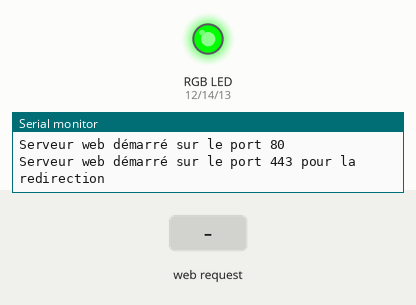
Simulated run of this sketch. Board: ESP8266 (NodeMCU). Parts: an RGB LED mixed from three pins (HIGH = lit), the last lines printed to the serial monitor. The test bench sets the inputs (shaded band). Dim RGB values are drawn brighter than linear; WiFi joins after 1.5 s; servers stay silent unless stated; random numbers use the default seed unless the sketch sets one.

Above: at 2.8 s.
2.9 s: HTTP request GET /fireplace received
At 2.96 s:
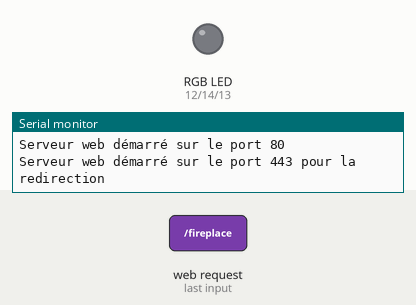
5.9 s: HTTP request GET /setColor?color=120 received
At 6.5 s:
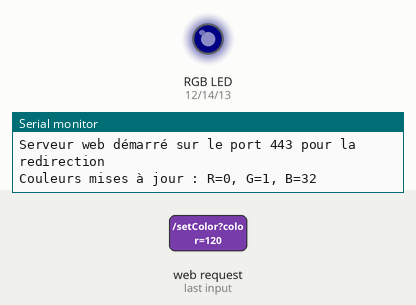
Timing chart, 0 to 8.9 s (numbered marks = the images above; inputs shaded):
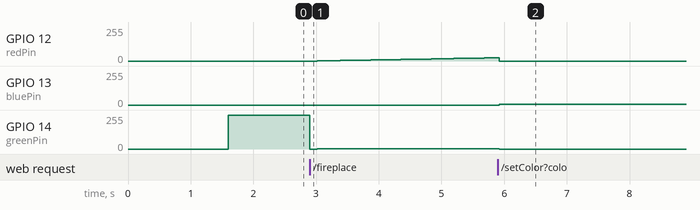

The sketch:

RGB_Led_Strip.ino
```cpp
#include <ESP8266WiFi.h>
#include <ESP8266WebServer.h>

// Remplacez par vos identifiants WiFi
const char* ssid = "MYSSID";
const char* password = "MYPASS";


// Pins pour les LEDs
const int bluePin = 13; // D5
const int redPin = 12; // D6
const int greenPin = 14; // D7

ESP8266WebServer server(80);
ESP8266WebServer serverSecure(443);

bool fireplaceActive = false; // Variable pour indiquer si l'effet cheminée est activé
int currentR = 0;
int currentG = 0;
int currentB = 0;
int targetR = 0;
int targetG = 0;
int targetB = 0;

void handleRoot() {
  String html = "<!DOCTYPE html><html><head><title>Controle des LEDs</title>";
  html += "<meta name='viewport' content='width=device-width, initial-scale=1'>";
  html += "<style>";
  html += "html, body { height: auto; margin: 0; padding: 0; }"; // Ajout de cette ligne pour ajuster la hauteur
  html += "body { font-family: Arial, sans-serif; background-color: #f0f0f0; text-align: center; padding: 20px; }";
  html += "h1 { color: #333; }";
  html += "form { background: #fff; padding: 20px; border-radius: 10px; box-shadow: 0 0 10px rgba(0,0,0,0.1); display: inline-block; margin: 10px; }";
  html += "input[type='submit'] { background-color: #4CAF50; color: white; padding: 10px 20px; border: none; border-radius: 5px; cursor: pointer; }";
  html += "input[type='submit']:hover { background-color: #45a049; }";
  html += "@media (max-width: 600px) { form { width: 100%; box-sizing: border-box; } }";
  html += "</style>";
  html += "<script src='https://cdnjs.cloudflare.com/ajax/libs/jscolor/2.0.4/jscolor.min.js'></script>";
  html += "<script>";
  html += "document.addEventListener('DOMContentLoaded', function() {";
  html += "  var colorPicker = document.querySelector('.jscolor');";
  html += "  colorPicker.addEventListener('touchstart', function(e) {";
  html += "    document.body.style.overflow = 'hidden';";
  html += "  });";
  html += "  colorPicker.addEventListener('touchend', function(e) {";
  html += "    document.body.style.overflow = '';";
  html += "  });";
  html += "});";
  html += "</script>";
  html += "</head><body>";
  html += "<h1>Controle des LEDs</h1>";
  html += "<form action='/setColor' method='GET'>";
  html += "Choisissez une couleur: <input class='jscolor' name='color' value='ffffff'><br><br>";
  html += "<input type='submit' value='Envoyer'>";
  html += "</form>";
  html += "<form action='/fireplace' method='GET'>";
  html += "<input type='submit' value='Effet Cheminee'>";
  html += "</form></body></html>";
  server.send(200, "text/html", html);
  Serial.println("Page principale servie");
}

void handleSetColor() {
  if (server.hasArg("color")) {
    String color = server.arg("color");
    long number = strtol(color.c_str(), NULL, 16);
    int r = number >> 16;
    int g = number >> 8 & 0xFF;
    int b = number & 0xFF;

    analogWrite(redPin, r);
    analogWrite(greenPin, g);
    analogWrite(bluePin, b);

    Serial.print("Couleurs mises à jour : R=");
    Serial.print(r);
    Serial.print(", G=");
    Serial.print(g);
    Serial.print(", B=");
    Serial.println(b);

    fireplaceActive = false; // Désactiver l'effet cheminée lorsque la couleur est mise à jour
  }
  server.send(200, "text/plain", "Couleurs mises a jour");
}

void handleFireplace() {
  fireplaceActive = !fireplaceActive; // Activer ou désactiver l'effet cheminée
  if (fireplaceActive) {
    // Définir une nouvelle couleur cible lors de l'activation
    targetR = random(200, 255);
    targetG = random(0, 40);
    targetB = 0;
    server.send(200, "text/plain", "Effet Cheminee active");
  } else {
    server.send(200, "text/plain", "Effet Cheminee désactive");
  }
}

void handleRedirect() {
  Serial.println("Redirection de HTTPS vers HTTP");
  serverSecure.sendHeader("Location", "http://" + WiFi.localIP().toString(), true);
  serverSecure.send(302, "text/plain", ""); // Redirection HTTP 302
  serverSecure.client().stop(); // Fermer la connexion client
}

void fireplaceEffect() {
  // Interpolation des couleurs pour une transition en douceur
  if (currentR < targetR) currentR++;
  if (currentR > targetR) currentR--;
  if (currentG < targetG) currentG++;
  if (currentG > targetG) currentG--;
  if (currentB < targetB) currentB++;
  if (currentB > targetB) currentB--;

  analogWrite(redPin, currentR);
  analogWrite(greenPin, currentG);
  analogWrite(bluePin, currentB);

  // Mettre à jour les couleurs cibles après chaque transition
  if (currentR == targetR && currentG == targetG && currentB == targetB) {
    targetR = random(200, 255);
    targetG = random(0, 40);
    targetB = 0;
  }

  delay(30); // Ajuster cette valeur pour changer la fréquence de l'effet
}

void setup() {
  Serial.begin(115200);
  Serial.println("Démarrage...");

  // Configuration des pins
  pinMode(redPin, OUTPUT);
  pinMode(greenPin, OUTPUT);
  pinMode(bluePin, OUTPUT);

  delay(100);

  // Connexion au WiFi
  WiFi.begin(ssid, password);
  Serial.print("Connexion au WiFi ");
  Serial.print(ssid);
  Serial.println(".");

  int fadeValue = 0;
  int fadeAmount = 1; // Réduire cette valeur pour un fade plus lent

  while (WiFi.status() != WL_CONNECTED) {
    // Fade in et fade out de la LED rouge
    analogWrite(redPin, fadeValue);
    fadeValue += fadeAmount;

    // Inverser la direction de l'effet de fade
    if (fadeValue <= 0 || fadeValue >= 1023) {
      fadeAmount = -fadeAmount;
    }

    delay(1); // Augmenter cette valeur pour un fade plus lent
    //Serial.print(".");
  }

  Serial.println("");
  Serial.println("Connecté au WiFi");
  Serial.print("Adresse IP : ");
  Serial.println(WiFi.localIP());

  // Allumer la LED verte lorsque le WiFi est connecté
  analogWrite(redPin, 0);     // Rouge éteint
  analogWrite(greenPin, 1023); // Vert à pleine intensité
  analogWrite(bluePin, 0);    // Bleu éteint

  // Configuration du serveur web sur le port 80
  server.on("/", handleRoot);
  server.on("/setColor", handleSetColor);
  server.on("/fireplace", handleFireplace);
  server.begin();
  Serial.println("Serveur web démarré sur le port 80");

  // Configuration du serveur web sur le port 443 pour la redirection
  serverSecure.onNotFound(handleRedirect);
  serverSecure.begin();
  Serial.println("Serveur web démarré sur le port 443 pour la redirection");
}

void loop() {
  server.handleClient();
  serverSecure.handleClient();

  if (fireplaceActive) {
    fireplaceEffect();
  }
}
```

Measured:
- after the input at 2.9 s, GPIO 12 (redPin): moves from 0/255 to 24/255 over 2.8 s, starting after 0.12 s; GPIO 14 (greenPin): 255/255 → 0/255 at once, → 1/255 0.12 s later, → 2/255 0.12 s later
- after the input at 5.9 s, GPIO 13 (bluePin): 0/255 → 7/255 at once
